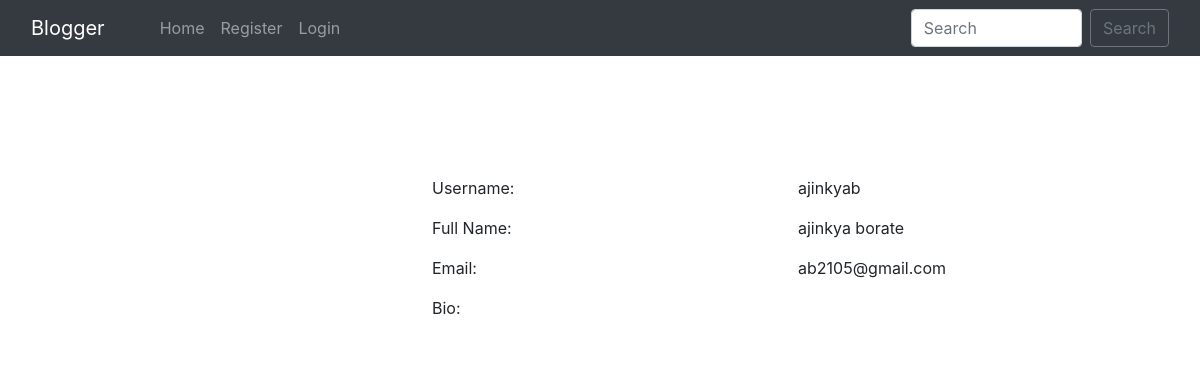
The page /user_profile/1/ on the database its author committed.
### home/models.py (models this page shows, shortened)
class BlogPost(models.Model):
    title=models.CharField(max_length=255)
    author= models.ForeignKey(User, on_delete=models.CASCADE)
    slug=models.CharField(max_length=130)
    content=models.TextField()
    image = models.ImageField(upload_to="profile_pics", blank=True, null=True)
    dateTime=models.DateTimeField(auto_now_add=True)

### home/views.py (the view)
# urls.py: path("user_profile/<int:myid>/", views.user_profile, name="user_profile"),
def user_profile(request, myid):
    post = BlogPost.objects.filter(id=myid)
    return render(request, "user_profile.html", {'post':post})

### home/templates/user_profile.html (shortened to what this page needs)
{% extends 'base.html' %}
{% block body %}
<div class="container profile">
            <form method="post">
                <div class="row">
                    {% for i in post %}
                    <div class="col-md-4">
                    </div>
                    <div class="col-md-8">
                        <div class="profile-tab">
                            <div class="tab-pane">
                                <br><br>
                                        <div class="row">
                                            <div class="col-md-6">
                                                <label>Username:</label>
                                            </div>
                                            <div class="col-md-6">
                                                <p>{{i.author}}</p>
                                            </div>
                                        </div>
                                        <div class="row">
                                            <div class="col-md-6">
                                                <label>Full Name:</label>
                                            </div>
                                            <div class="col-md-6">
                                                <p>{{i.author.get_full_name}}</p>
                                            </div>
                                        </div>
                                        <div class="row">
                                            <div class="col-md-6">
                                                <label>Email:</label>
                                            </div>
                                            <div class="col-md-6">
                                                <p>{{i.author.email}}</p>
                                            </div>
                                        </div>
                                        <div class="row">
                                            <div class="col-md-6">
                                                <label>Bio:</label>
                                            </div>
                                            <div class="col-md-6">
                                            </div>
                                        </div>
                                        {% endfor %}
                            </div>
                        </div>
                    </div>
            </form>
            </div>
        {% endblock %}

### rows shown on the page
BlogPost: author "ajinkyab", author.get_full_name "ajinkya borate", author.email "ab2105@gmail.com"
